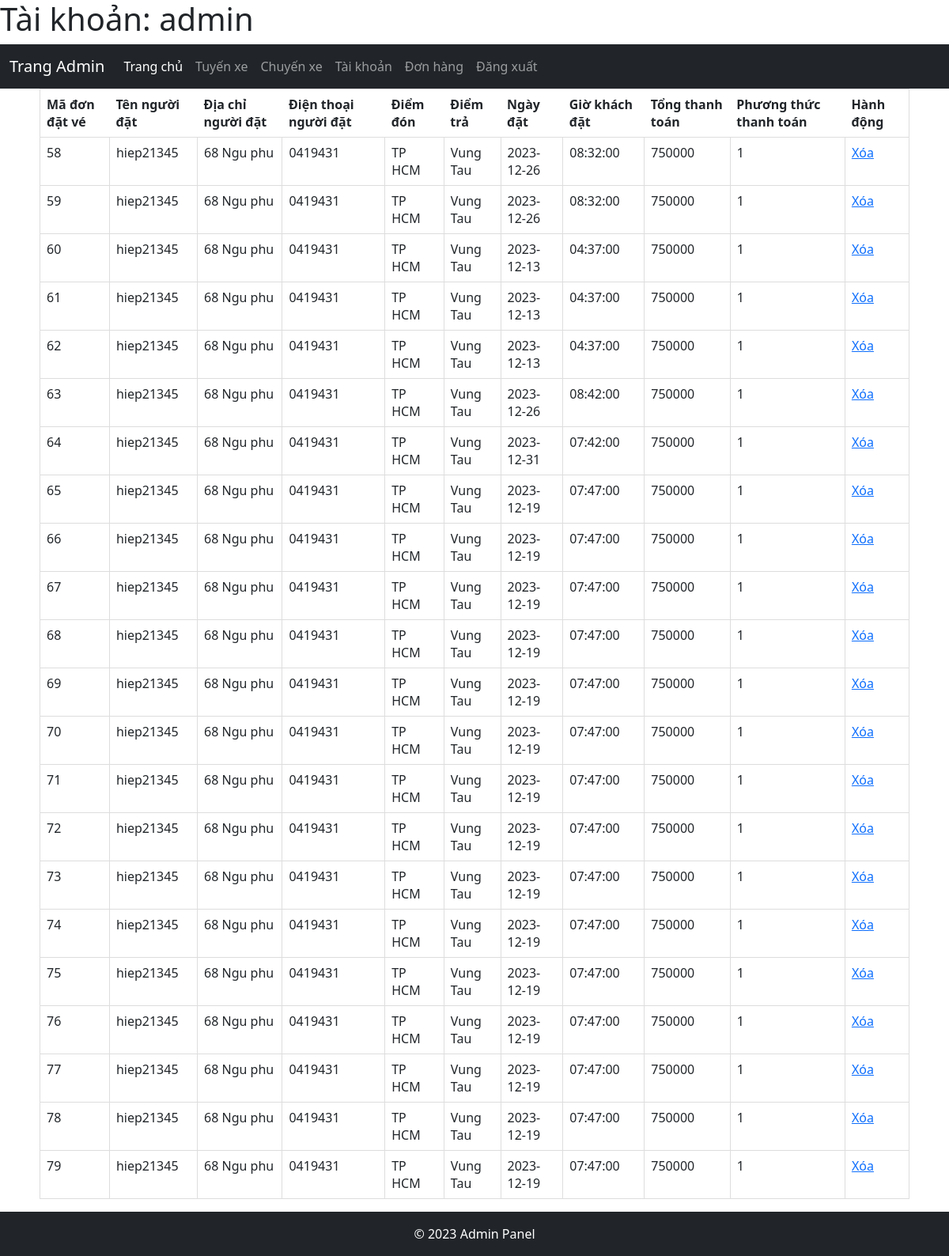
/admincp/index.php?act=donhang (signed in), run on the app's committed database.
### tables this page shows
CREATE TABLE IF NOT EXISTS `dondatve` (
  `madondatve` int NOT NULL AUTO_INCREMENT,
  `mave` varchar(255) DEFAULT NULL,
  `makn` int DEFAULT NULL,
  `machuyenxe` int DEFAULT NULL,
  `ten_nguoidat` varchar(255) NOT NULL,
  `diachi_nguoidat` varchar(255) NOT NULL,
  `dienthoai_nguoidat` varchar(255) NOT NULL,
  `diemdon` varchar(255) NOT NULL,
  `diemtra` varchar(255) NOT NULL,
  `ngaydat` date NOT NULL,
  `giokhachdat` time NOT NULL,
  `tong` int DEFAULT NULL,
  `pttt` tinyint(1) NOT NULL,
  PRIMARY KEY (`madondatve`)
);

### config/donhang.php (called while the page is built, shortened)
<?php
function getall_donhang()
{
  $conn = connectdb();
  $stmt = $conn->prepare("SELECT * FROM dondatve");
  $stmt->execute();
  $kq = $stmt->fetchAll();
  return $kq;
}

### admincp/view/donhang.php (the view)
<div class="main">
    <table class="table">
        <tr>
            <th>Mã đơn đặt vé</th>
            <th>Tên người đặt</th>
            <th>Địa chỉ người đặt</th>
            <th>Điện thoại người đặt</th>
            <th>Điểm đón</th>
            <th>Điểm trả</th>
            <th>Ngày đặt</th>
            <th>Giờ khách đặt</th>
            <th>Tổng thanh toán</th>
            <th>Phương thức thanh toán</th>
            <th>Hành động</th>
        </tr>
        <?php
        if (isset($kq) && count($kq) > 0) {
            foreach ($kq as $dm) {
                echo '
                <tr>
                    <td>' . $dm['madondatve'] . '</td>
                    <td>' . $dm['ten_nguoidat'] . '</td>
                    <td>' . $dm['diachi_nguoidat'] . '</td>
                    <td>' . $dm['dienthoai_nguoidat'] . '</td>
                    <td>' . $dm['diemdon'] . '</td>
                    <td>' . $dm['diemtra'] . '</td>
                    <td>' . $dm['ngaydat'] . '</td>
                    <td>' . $dm['giokhachdat'] . '</td>
                    <td>' . $dm['tong'] . '</td>
                    <td>' . $dm['pttt'] . '</td>
                    <td>
                        <a href="index.php?act=deldon&id=' . $dm['madondatve'] . '">Xóa</a>
                    </td>
                </tr>';
            }
        } else {
            echo '<tr><td colspan="12">Không có dữ liệu để hiển thị</td></tr>';
        }
        ?>
    </table>
</div>

### admincp/view/style.css (style rules this page uses)
.main { width: calc(100% -100px); padding: 0px 50px; }
.table { border: 1px solid #ddd; border-collapse: collapse; }
.table tr td { border: 1px solid #ddd; }

### data on the page
dondatve: madondatve "58", ten_nguoidat "hiep21345", diachi_nguoidat "68 Ngu phu", dienthoai_nguoidat "0419431", diemdon "TP HCM", diemtra "Vung Tau", ngaydat "2023-12-26", giokhachdat "08:32:00", tong "750000", pttt "1"
dondatve: madondatve "59", ten_nguoidat "hiep21345", diachi_nguoidat "68 Ngu phu", dienthoai_nguoidat "0419431", diemdon "TP HCM", diemtra "Vung Tau", ngaydat "2023-12-26", giokhachdat "08:32:00", tong "750000", pttt "1"
dondatve: madondatve "60", ten_nguoidat "hiep21345", diachi_nguoidat "68 Ngu phu", dienthoai_nguoidat "0419431", diemdon "TP HCM", diemtra "Vung Tau", ngaydat "2023-12-13", giokhachdat "04:37:00", tong "750000", pttt "1"
dondatve: madondatve "61", ten_nguoidat "hiep21345", diachi_nguoidat "68 Ngu phu", dienthoai_nguoidat "0419431", diemdon "TP HCM", diemtra "Vung Tau", ngaydat "2023-12-13", giokhachdat "04:37:00", tong "750000", pttt "1"
dondatve: madondatve "62", ten_nguoidat "hiep21345", diachi_nguoidat "68 Ngu phu", dienthoai_nguoidat "0419431", diemdon "TP HCM", diemtra "Vung Tau", ngaydat "2023-12-13", giokhachdat "04:37:00", tong "750000", pttt "1"
dondatve: madondatve "63", ten_nguoidat "hiep21345", diachi_nguoidat "68 Ngu phu", dienthoai_nguoidat "0419431", diemdon "TP HCM", diemtra "Vung Tau", ngaydat "2023-12-26", giokhachdat "08:42:00", tong "750000", pttt "1"
dondatve: madondatve "64", ten_nguoidat "hiep21345", diachi_nguoidat "68 Ngu phu", dienthoai_nguoidat "0419431", diemdon "TP HCM", diemtra "Vung Tau", ngaydat "2023-12-31", giokhachdat "07:42:00", tong "750000", pttt "1"
dondatve: madondatve "65", ten_nguoidat "hiep21345", diachi_nguoidat "68 Ngu phu", dienthoai_nguoidat "0419431", diemdon "TP HCM", diemtra "Vung Tau", ngaydat "2023-12-19", giokhachdat "07:47:00", tong "750000", pttt "1"
dondatve: madondatve "66", ten_nguoidat "hiep21345", diachi_nguoidat "68 Ngu phu", dienthoai_nguoidat "0419431", diemdon "TP HCM", diemtra "Vung Tau", ngaydat "2023-12-19", giokhachdat "07:47:00", tong "750000", pttt "1"
dondatve: madondatve "67", ten_nguoidat "hiep21345", diachi_nguoidat "68 Ngu phu", dienthoai_nguoidat "0419431", diemdon "TP HCM", diemtra "Vung Tau", ngaydat "2023-12-19", giokhachdat "07:47:00", tong "750000", pttt "1"
dondatve: madondatve "68", ten_nguoidat "hiep21345", diachi_nguoidat "68 Ngu phu", dienthoai_nguoidat "0419431", diemdon "TP HCM", diemtra "Vung Tau", ngaydat "2023-12-19", giokhachdat "07:47:00", tong "750000", pttt "1"
dondatve: madondatve "69", ten_nguoidat "hiep21345", diachi_nguoidat "68 Ngu phu", dienthoai_nguoidat "0419431", diemdon "TP HCM", diemtra "Vung Tau", ngaydat "2023-12-19", giokhachdat "07:47:00", tong "750000", pttt "1"
dondatve: madondatve "70", ten_nguoidat "hiep21345", diachi_nguoidat "68 Ngu phu", dienthoai_nguoidat "0419431", diemdon "TP HCM", diemtra "Vung Tau", ngaydat "2023-12-19", giokhachdat "07:47:00", tong "750000", pttt "1"
dondatve: madondatve "71", ten_nguoidat "hiep21345", diachi_nguoidat "68 Ngu phu", dienthoai_nguoidat "0419431", diemdon "TP HCM", diemtra "Vung Tau", ngaydat "2023-12-19", giokhachdat "07:47:00", tong "750000", pttt "1"
dondatve: madondatve "72", ten_nguoidat "hiep21345", diachi_nguoidat "68 Ngu phu", dienthoai_nguoidat "0419431", diemdon "TP HCM", diemtra "Vung Tau", ngaydat "2023-12-19", giokhachdat "07:47:00", tong "750000", pttt "1"
dondatve: madondatve "73", ten_nguoidat "hiep21345", diachi_nguoidat "68 Ngu phu", dienthoai_nguoidat "0419431", diemdon "TP HCM", diemtra "Vung Tau", ngaydat "2023-12-19", giokhachdat "07:47:00", tong "750000", pttt "1"
dondatve: madondatve "74", ten_nguoidat "hiep21345", diachi_nguoidat "68 Ngu phu", dienthoai_nguoidat "0419431", diemdon "TP HCM", diemtra "Vung Tau", ngaydat "2023-12-19", giokhachdat "07:47:00", tong "750000", pttt "1"
dondatve: madondatve "75", ten_nguoidat "hiep21345", diachi_nguoidat "68 Ngu phu", dienthoai_nguoidat "0419431", diemdon "TP HCM", diemtra "Vung Tau", ngaydat "2023-12-19", giokhachdat "07:47:00", tong "750000", pttt "1"
dondatve: madondatve "76", ten_nguoidat "hiep21345", diachi_nguoidat "68 Ngu phu", dienthoai_nguoidat "0419431", diemdon "TP HCM", diemtra "Vung Tau", ngaydat "2023-12-19", giokhachdat "07:47:00", tong "750000", pttt "1"
dondatve: madondatve "77", ten_nguoidat "hiep21345", diachi_nguoidat "68 Ngu phu", dienthoai_nguoidat "0419431", diemdon "TP HCM", diemtra "Vung Tau", ngaydat "2023-12-19", giokhachdat "07:47:00", tong "750000", pttt "1"
dondatve: madondatve "78", ten_nguoidat "hiep21345", diachi_nguoidat "68 Ngu phu", dienthoai_nguoidat "0419431", diemdon "TP HCM", diemtra "Vung Tau", ngaydat "2023-12-19", giokhachdat "07:47:00", tong "750000", pttt "1"
dondatve: madondatve "79", ten_nguoidat "hiep21345", diachi_nguoidat "68 Ngu phu", dienthoai_nguoidat "0419431", diemdon "TP HCM", diemtra "Vung Tau", ngaydat "2023-12-19", giokhachdat "07:47:00", tong "750000", pttt "1"
